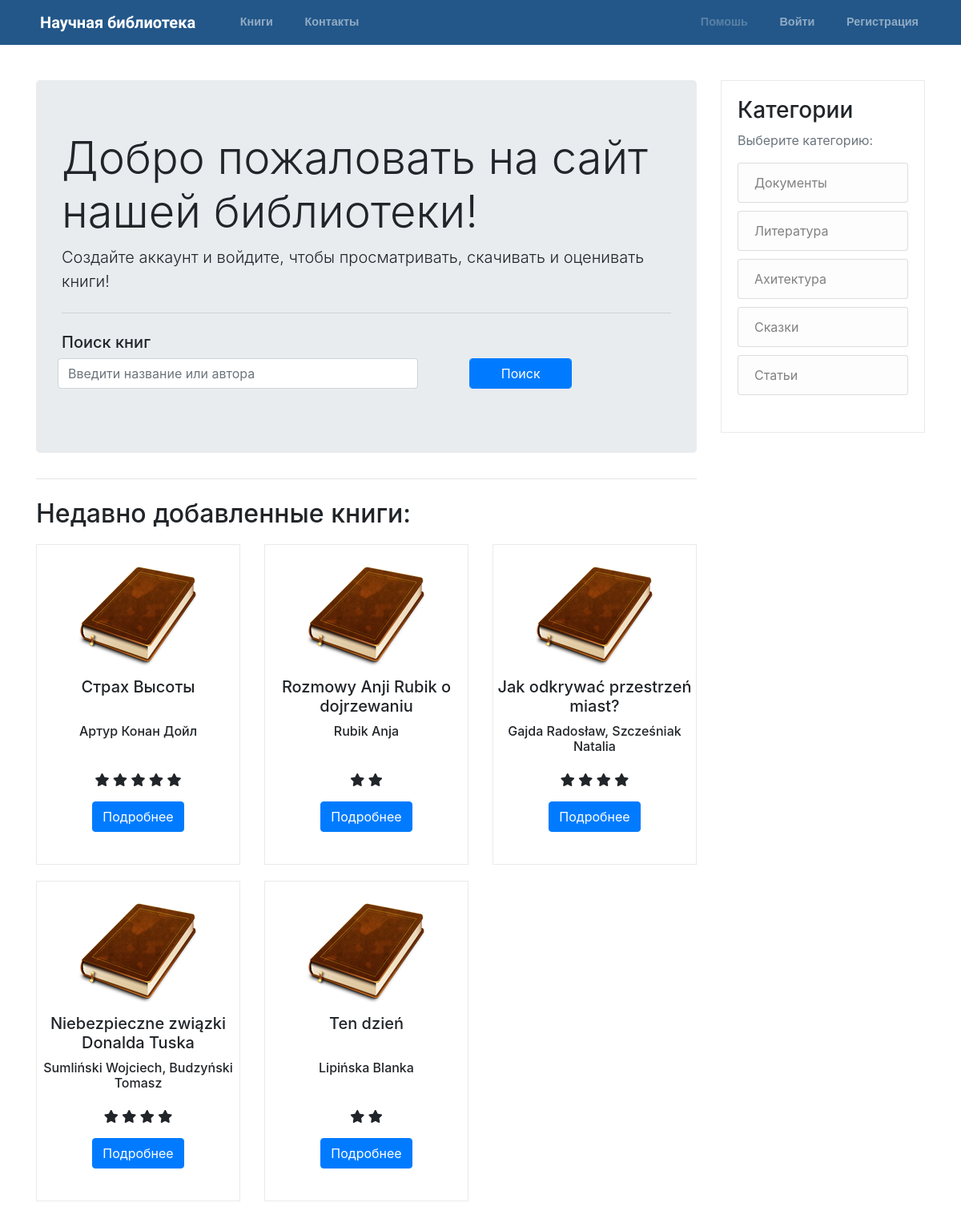
The page / on the database its author committed.
### books/models.py (models this page shows, shortened)
class Book(models.Model):
    title = models.CharField("Название", max_length=300)
    slug = models.SlugField(unique=True)
    description = models.TextField("Описание", max_length=1000, default="About book")
    image = models.ImageField( "Изображение", default='default_book.png', upload_to='books_pics')
    book_pdf = models.FileField("Загрузите книгу" ,null=True, blank=True, upload_to='books_pdf')
    author = models.CharField("Автор", max_length=100)
    book_amount = models.IntegerField("Колличество книг")
    publish_date = models.DateField("Дата публикации")
    number_of_pages = models.IntegerField("Колличество страниц")
    category = models.ForeignKey('Category', verbose_name = "Категория", on_delete=models.PROTECT)
    last_rating = models.IntegerField(default=0)
    @property
    def actual_rating(self):
        list_of_stars = []
        for star in range(self.last_rating):
            list_of_stars.append(star)
        return list_of_stars
    class Meta:
        verbose_name_plural = "Книги"
        verbose_name = "Книгу"

class Category(models.Model):
    category = models.CharField(max_length=50, verbose_name = "Категория")
    slug = models.SlugField(unique=True)
    def __str__(self):
        return self.category
    class Meta:
        verbose_name = "Категорию"
        verbose_name_plural = "Категории"

### books/views.py (the view)
# urls.py: path('', HomeListView.as_view(), name='home'),
class HomeListView(ListView):
    template_name = 'books/home.html'
    model = Book
    def get_queryset(self):
        queryset = super(HomeListView, self).get_queryset()
        return queryset.all().order_by('-id')[:9]

### books/context_processors.py (called while the page is built)
def categories(request):
    return {
        'categories': Category.objects.all()
    }

### books/templates/books/home.html
{% extends "base.html" %}
{% block content %}
<div class="jumbotron">
    <h1 class="display-4">Добро пожаловать на сайт нашей библиотеки!</h1>
    <p class="lead">Создайте аккаунт и войдите, чтобы просматривать, скачивать и оценивать книги!</p>
    <hr class="my-4">
    <p>
        <h5>Поиск книг</h5>
        <form class="searchForm" action="{% url 'search' %}" method=" GET">
            <div class="form-group row">
                <input class="form-control col-md-7" required="required" name="q" type="text" placeholder="Введити название или автора">
                <span class="col-md-1"></span>
                <button type="submit" class="btn__search btn btn-primary form-control col-md-2">Поиск</button>
            </div>
        </form>
    </p>
</div>
<hr class="my-4">
<h2>Недавно добавленные книги:</h2>
<div class="row lastBooksContainer">
    {% for book in book_list %}
    <div class="col-md-4 bookCard">
        <div class="cardBorder">
            <img class="book_image" src="{{ book.image.url }}" alt="Book image">
            <h5 class="title__book">{{ book.title }}</h5>
            <h6 class="title__after">{{ book.author }}</h6>
            {% if book.actual_rating %}
            {% for rate in book.actual_rating %}
            <span class="fa fa-star checked"></span>
            {% endfor %} <br>
            {% else %}
            <h6>Нет оценок</h6>
            {% endif %}
            <a href="{% url 'bookDetail' slug=book.slug %}"><button class="btn btn-primary btn-xs">Подробнее</button></a>
        </div>
    </div>
    {% endfor %}
</div>
{% endblock content %}

### templates/base.html (shortened to what this page needs)
{% load static %}
<!DOCTYPE html>
<html lang="en">
<head>
    <link rel="stylesheet" href="{% static 'css/main.css' %}">
    <link rel="stylesheet" href="https://stackpath.bootstrapcdn.com/bootstrap/4.1.3/css/bootstrap.min.css"
>
    <link rel="stylesheet" href="https://cdnjs.cloudflare.com/ajax/libs/font-awesome/4.7.0/css/font-awesome.min.css">
    <link rel="stylesheet" href="https://use.fontawesome.com/releases/v5.4.2/css/all.css"
>
</head>
<header class="site-header">
    <nav class="navbar navbar-expand-md navbar-dark bg-steel fixed-top">
        <div class="container">
            <a class="navbar-brand mr-4" href="{% url 'home' %}"><img style="height:1.4em; padding-right: 5px;" src="{% static 'icons/regal.png' %}"
                    alt="">Научная библиотека</a>
            <div class="collapse navbar-collapse" id="navbarToggle">
                <div class="navbar-nav mr-auto">
                    <a class="nav-item nav-link" href="{% url 'books' %}"><img src="{% static 'icons/book.png' %}" alt="">
                        Книги</a>
                    <a class="nav-item nav-link" href="{% url 'contact' %}"><img src="{% static 'icons/message.png' %}"
                        Контакты</a>
                </div>
                <div class="navbar-nav">
                    {% if user.is_authenticated %}
                    <a class="nav-item nav-link" href="{% url 'UserProfile' %}"><img src="{% static 'icons/profile.png' %}"
                            alt="">
                        Ваш аккаунт ({{ user.username }})
                    </a>
                    <a class="nav-item nav-link" href="{% url 'logout' %}"><img src="{% static 'icons/logout.png' %}"
                            alt=""> Выход</a>
                    {% else %}
                    <a class="disabled nav-item nav-link" href=""><img src="{% static 'icons/help.png' %}" alt="">
                        Помошь</a>
                    <a class="nav-item nav-link" href="{% url 'login' %}"><img src="{% static 'icons/login.png' %}" alt="">
                        Войти</a>
                    <a class="nav-item nav-link" href="{% url 'signup' %}"><img src="{% static 'icons/register.png' %}"
                            alt=""> Регистрация</a>
                    {% endif %}
                </div>
            </div>
        </div>
    </nav>
</header>
<body>
    <main role="main" class="container pageContent">
        <div class="row">
            <div class="col-md-9">
                {% block content %}{% endblock %}
            </div>
            <div class="col-md-3">
                <div class="content-section">
                    <h3>Категории</h3>
                    <p class='text-muted'>Выберите категорию:
                        <ul class="list-group">
                            {% for category in categories %}
                            <a href="{% url 'category_books_view' slug=category.slug %}">
                                <li class="list-group-item list-group-item-light">{{ category }}</li>
                            </a>
                            {% endfor %}
                        </ul>
                    </p>
                </div>
            </div>
        </div>
    </main>
</body>
</html>

### static/css/main.css (style rules this page uses)
body { background: #fafafa; color: #333333; margin-top: 5rem; padding-bottom: 50px; }
.bg-steel { background-color: #235789; }
.navbar-nav { font-size: 0.9em; }
.navbar-brand { font-family: "Work Sans", sans-serif; font-weight: bold; }
.site-header .navbar-nav .nav-link { color: #cbd5db; font-weight: bold; font-family: "Roboto", sans-serif; margin-left: 20px; }
.content-section { border: 1px solid #eaeaea; transition: all 1s; padding: 20px; }
.pageContent { margin-top: 100px; }
.searchForm { margin-left: 10px; margin-right: 10px; }
.lastBooksContainer { margin: 0 auto; }
.book_image { max-width: 150px; max-height: 150px; }
.bookCard { padding: 10px 10px; text-align: center; }
.cardBorder { min-height: 400px; padding-top: 15px; border: 1px solid #eaeaea; transition: all 1s; }
.list-group-item:last-child { margin-bottom: 10px !important; }
.btn-primary { margin-top: 15px !important; }
.title__book { min-height: 50px; }
.title__after { min-height: 50px; }
.btn__search { margin-top: 0 !important; }

### rows shown on the page
Book: image (placeholder picture), title "Страх Высоты", author "Артур Конан Дойл", last_rating 5 (drawn)
Book: image (placeholder picture), title "Rozmowy Anji Rubik o dojrzewaniu", author "Rubik Anja", last_rating 2 (drawn)
Book: image (placeholder picture), title "Jak odkrywać przestrzeń miast?", author "Gajda Radosław, Szcześniak Natalia", last_rating 4 (drawn)
Book: image (placeholder picture), title "Niebezpieczne związki Donalda Tuska", author "Sumliński Wojciech, Budzyński Tomasz", last_rating 4 (drawn)
Book: image (placeholder picture), title "Ten dzień", author "Lipińska Blanka", last_rating 2 (drawn)
Category: category "Документы"
Category: category "Литература"
Category: category "Ахитектурa"
Category: category "Сказки"
Category: category "Статьи"
